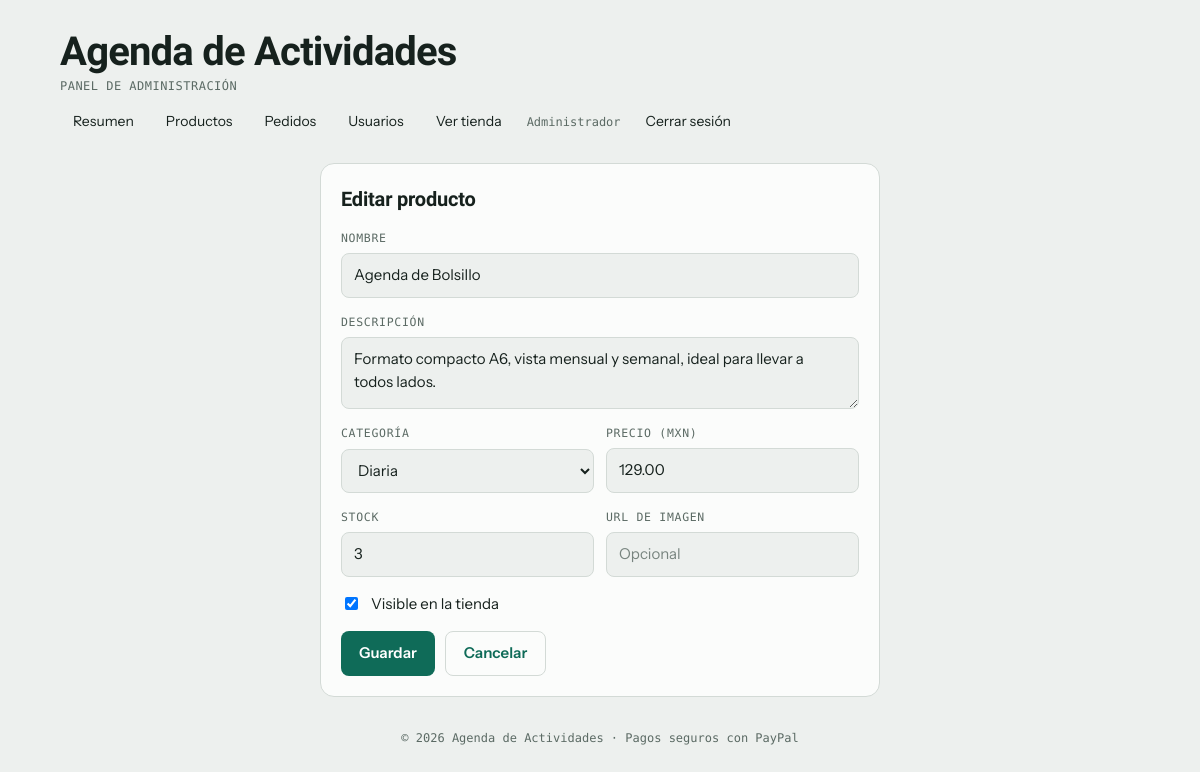
Screenshot of /admin/producto_form.php?id=8 (signed in) with the database file from the repository.
### tables this page shows
CREATE TABLE IF NOT EXISTS productos (
  id          INT AUTO_INCREMENT PRIMARY KEY,
  nombre      VARCHAR(120) NOT NULL,
  descripcion TEXT NULL,
  categoria   VARCHAR(30) NOT NULL DEFAULT 'diaria',
  precio      DECIMAL(10,2) NOT NULL,
  stock       INT NOT NULL DEFAULT 0,
  vendidos    INT NOT NULL DEFAULT 0,
  imagen      VARCHAR(255) NULL,
  activo      TINYINT(1) NOT NULL DEFAULT 1,
  creado_en   TIMESTAMP NOT NULL DEFAULT CURRENT_TIMESTAMP
);

### funciones.php (called while the page is built, shortened)
<?php
$CATEGORIAS = [
    "diaria"     => ["Diaria",     "--c-deporte"],
    "semanal"    => ["Semanal",    "--c-estudio"],
    "estudio"    => ["Estudio",    "--c-social"],
    "trabajo"    => ["Trabajo",    "--c-trabajo"],
    "accesorios" => ["Accesorios", "--c-casa"],
];
function h($texto) {
    return htmlspecialchars((string)$texto, ENT_QUOTES, "UTF-8");
}
function consulta($sql, $tipos = "", $datos = []) {
    global $conexion;
    $stmt = mysqli_prepare($conexion, $sql);
    if ($tipos != "") {
        mysqli_stmt_bind_param($stmt, $tipos, ...$datos);
    }
    mysqli_stmt_execute($stmt);
    $resultado = mysqli_stmt_get_result($stmt);
    $filas = $resultado ? mysqli_fetch_all($resultado, MYSQLI_ASSOC) : [];
    return $filas;
}
?>

### admin/producto_form.php (the view, shortened to what this page needs)
<?php
require "../conexion.php";
require "../funciones.php";
$id = isset($_GET["id"]) ? (int)$_GET["id"] : (isset($_POST["id"]) ? (int)$_POST["id"] : 0);
$p = ["nombre" => "", "descripcion" => "", "categoria" => "diaria", "precio" => "", "stock" => 0, "imagen" => "", "activo" => 1];
if ($id > 0) {
    $filas = consulta("SELECT * FROM productos WHERE id = ?", "i", [$id]);
    $p = $filas[0];
}
$titulo = $id > 0 ? "Editar producto" : "Nuevo producto";
include "../includes/encabezado.php";
?>
  <form class="composer narrow" method="post" novalidate style="max-width:560px">
    <h2><?php echo h($titulo); ?></h2>
    <div class="field">
      <label for="nombre">Nombre</label>
      <input class="input" id="nombre" type="text" name="nombre" maxlength="120" value="<?php echo h($p["nombre"]); ?>">
    </div>
    <div class="field">
      <label for="descripcion">Descripción</label>
      <textarea class="input" id="descripcion" name="descripcion"><?php echo h($p["descripcion"]); ?></textarea>
    </div>
    <div class="row2">
      <div class="field">
        <label for="categoria">Categoría</label>
        <select class="input" id="categoria" name="categoria">
          <?php foreach ($CATEGORIAS as $clave => $info) { ?>
            <option value="<?php echo $clave; ?>" <?php if ($p["categoria"] == $clave) echo "selected"; ?>><?php echo h($info[0]); ?></option>
          <?php } ?>
        </select>
      </div>
      <div class="field">
        <label for="precio">Precio (<?php echo h(MONEDA); ?>)</label>
        <input class="input" id="precio" type="text" name="precio" inputmode="decimal" value="<?php echo h($p["precio"]); ?>">
      </div>
    </div>
    <div class="row2">
      <div class="field">
        <label for="stock">Stock</label>
        <input class="input" id="stock" type="number" name="stock" min="0" value="<?php echo h($p["stock"]); ?>">
      </div>
      <div class="field">
        <label for="imagen">URL de imagen</label>
        <input class="input" id="imagen" type="text" name="imagen" placeholder="Opcional" value="<?php echo h($p["imagen"]); ?>">
      </div>
    </div>
    <label style="display:flex;gap:10px;align-items:center">
      <input type="checkbox" name="activo" value="1" <?php if ($p["activo"]) echo "checked"; ?>> Visible en la tienda
    </label>
    <div style="display:flex;gap:10px">
      <button class="btn primary" type="submit">Guardar</button>
      <a class="btn ghost" href="productos.php">Cancelar</a>
    </div>
  </form>
<?php include "../includes/pie.php"; ?>

### assets/styles.css (style rules this page uses)
:root { --bg: #edf0ee; --surface: #fbfcfb; --ink: #16211d; --muted: #5b6a64; --line: #d3dad6; --accent: #0f6b58; --accent-ink: #ffffff; --accent-soft: #d6ebe4; --warn: #a8480f; --warn-soft: #f6e2d3; --c-deporte: #c8481f; --c-estudio: #3a5fc4; --c-trabajo: #6b55a6; --c-social: #b8337a; --c-casa: #a87a0e; --c-otro: #5f6f68; --font-display: "Bricolage Grotesque", "Trebuchet MS", system-ui, sans-serif; --font-body: "Instrument Sans", system-ui, -apple-system, "Segoe UI", sans-serif; --font-mono: "DM Mono", ui-monospace, "SFMono-Regular", Menlo, monospace; }
* { box-sizing: border-box; }
body { background: var(--bg); color: var(--ink); font-family: var(--font-body); font-size: 15px; line-height: 1.5; padding-inline: 16px; padding-block: 24px 56px; }
button, input, textarea, select { font: inherit; color: inherit; }
button { cursor: pointer; }
@media (min-width: 840px) { .composer { position: sticky; top: 24px; } }
.composer { background: var(--surface); border: 1px solid var(--line); border-radius: 14px; padding: 20px; display: grid; gap: 16px; }
.composer h2, .list-head h2 { font-family: var(--font-display); font-weight: 700; font-size: 20px; margin: 0; letter-spacing: -0.01em; }
.field { display: grid; gap: 6px; min-width: 0; }
.field label, .field legend, .eyebrow { font-family: var(--font-mono); font-size: 11.5px; letter-spacing: 0.06em; text-transform: uppercase; color: var(--muted); padding: 0; }
.input { width: 100%; background: var(--bg); border: 1px solid var(--line); border-radius: 8px; padding: 10px 12px; min-height: 42px; }
.input::placeholder { color: var(--muted); opacity: 0.8; }
textarea.input { resize: vertical; min-height: 72px; }
.row2 { display: grid; grid-template-columns: minmax(0, 1fr) minmax(0, 1fr); gap: 12px; }
.btn { border: 0; border-radius: 8px; min-height: 44px; padding: 10px 18px; font-weight: 600; }
.btn.primary { background: var(--accent); color: var(--accent-ink); }
.btn.ghost { background: transparent; border: 1px solid var(--line); }

### assets/tienda.css (style rules this page uses)
a { color: var(--accent); }
.narrow { max-width: 440px; width: 100%; margin-inline: auto; }
.btn { display: inline-flex; align-items: center; justify-content: center; text-decoration: none; gap: 8px; }
select.input { appearance: auto; }

### rows the page displays
productos: nombre "Agenda de Bolsillo", descripcion "Formato compacto A6, vista mensual y semanal, ideal para llevar a todos lados.", categoria "Diaria", precio "129.00", stock "3", activo "☑"

### other values shown
TIENDA_NOMBRE "Agenda de Actividades"
$texto "Resumen Productos Pedidos Usuarios"
$_SESSION["usuario"] "Administrador"
$titulo "Editar producto"
MONEDA "MXN"
